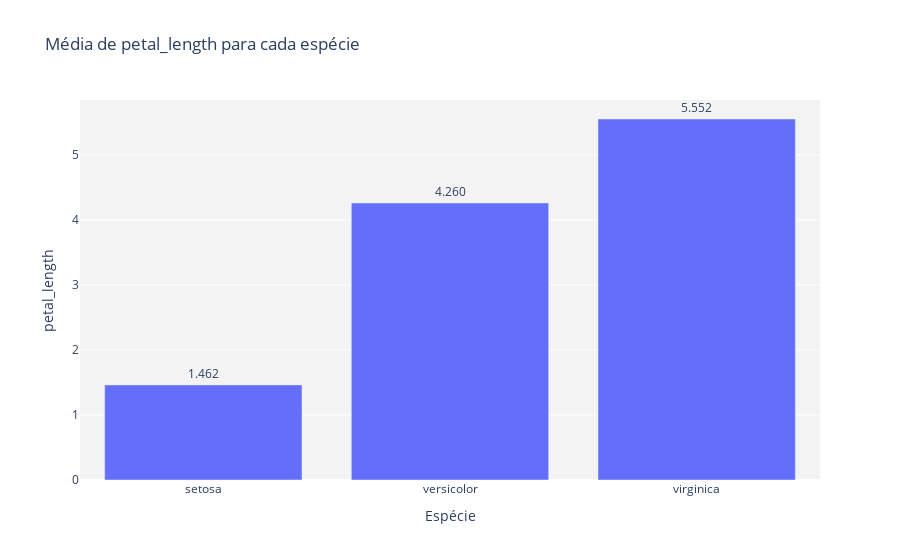

Notebook cell for this chart:
### Code cell
parametro = 'petal_length'

data = go.Bar(x = df_mean['species'], 
              y = df_mean[parametro],
              text = df_mean[parametro],
              texttemplate = '%{text:.4s}',
              textposition = 'outside')

layout = go.Layout(title = 'Média de ' + parametro + ' para cada espécie',
                   xaxis = {'title': 'Espécie'},
                   yaxis = {'title': parametro},
                   plot_bgcolor = 'rgb(243, 243, 243)')

fig = go.Figure(data=data, layout=layout)
fig.show()

### Figure 1 — Plotly figure (JSON) as saved in the notebook; plotly's stock layout.template omitted (floating-point values rounded to 4 significant figures)
{"data": [{"text": [1.462, 4.26, 5.552], "textposition": "outside", "texttemplate": "%{text:.4s}", "type": "bar", "x": ["setosa", "versicolor", "virginica"], "y": [1.462, 4.26, 5.552]}], "layout": {"plot_bgcolor": "rgb(243, 243, 243)", "title": {"text": "Média de petal_length para cada espécie"}, "xaxis": {"title": {"text": "Espécie"}}, "yaxis": {"title": {"text": "petal_length"}}}}
